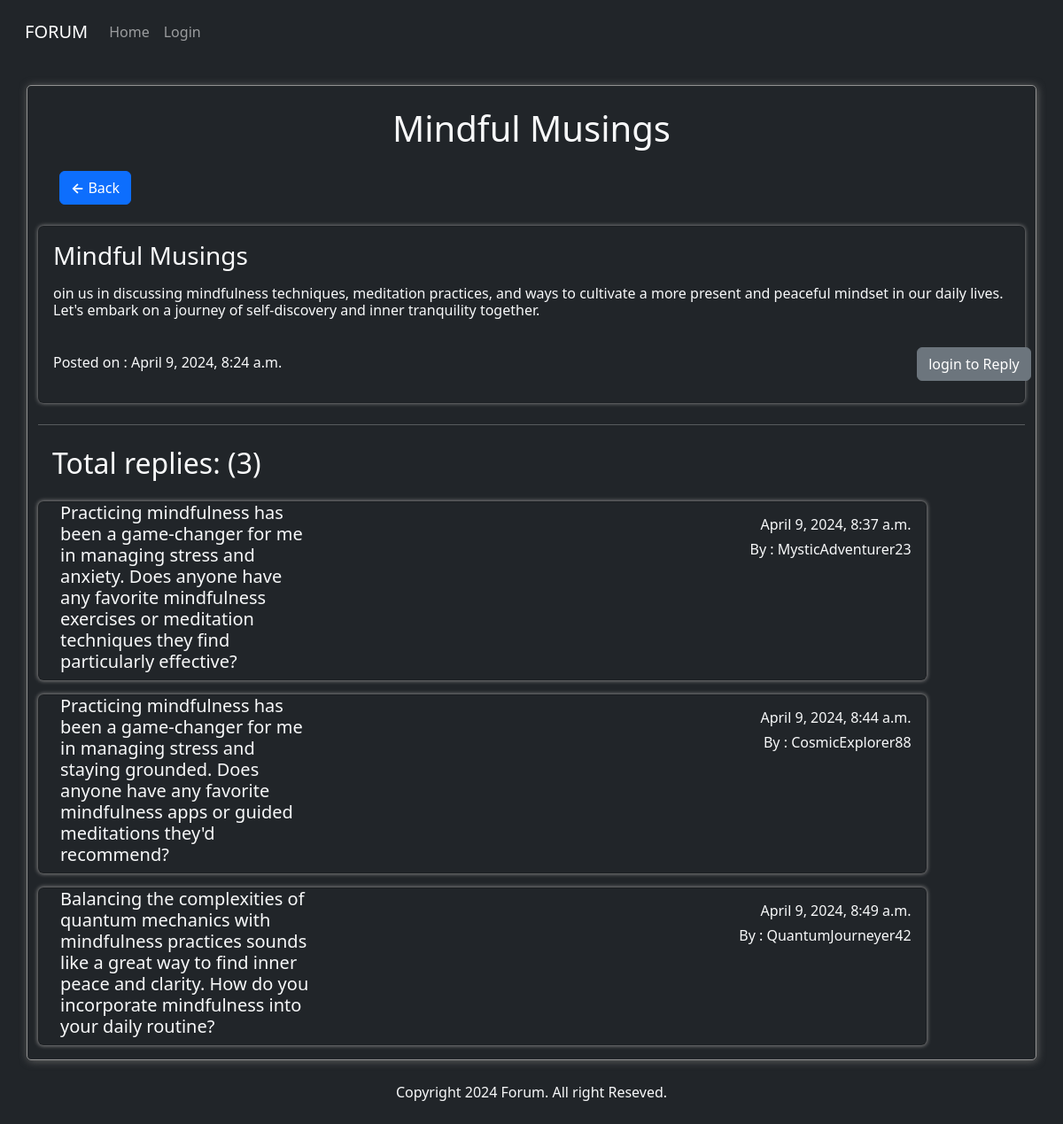
Screenshot of /thread/13 with the database file from the repository.
### forumapp/models.py (models this page shows, shortened)
class Thread(models.Model):
    title = models.CharField(max_length=40)
    description = models.CharField(max_length=600)
    date_created = models.DateTimeField(auto_now_add=True)

class Reply(models.Model):
    thread = models.ForeignKey(Thread, on_delete=models.CASCADE)
    user = models.ForeignKey(User, on_delete=models.CASCADE)
    message = models.TextField()
    date_created = models.DateTimeField(auto_now_add=True)

### forumapp/views.py (the view)
# urls.py: path('thread/<int:thread_id>',views.thread,name='thread'),
def thread(request, thread_id):
    the_thread = Thread.objects.get(pk=thread_id)
    if request.method == 'POST':
        form = ReplyForm(request.POST)
        if form.is_valid():
            reply = form.save(commit=False)
            reply.thread = the_thread
            reply.user = request.user
            reply.save()
            return redirect('thread', thread_id=the_thread.id)
    else:
        form = ReplyForm()
    return render(request, 'forumapp/thread.html',{'form':form, 'thread':the_thread})

### templates/forumapp/thread.html (shortened to what this page needs)
{% extends 'forumapp/base.html' %}
{% block body %}
<div class="container my-container my-4 bg-dark">
    <center>
        <h1 class="my-4 text-light">{{ thread.title }}</h1>
    </center>
    <p>
        <a class="btn btn-primary mx-4" type="button" href="{% url 'index' %}">
            <strong>&larr;</strong> Back
        </a>
    </p>
    <div class="card my-4 bg-dark text-light" style="width: 100%;box-shadow: 0px 0px 5px 0px rgb(150,150,150);">
        <div class="card-body">
            <h3 class="card-title">{{ thread.title }}</h3>
            <h6 class="card-text mb-4 mt-3">{{ thread.description }}</h6>
            <span>Posted on : {{ thread.date_created }}</span>
            {% if user.is_authenticated %}
            <a href="#post-reply" class="btn btn-secondary my-2" style="position: relative; right:-66%;">Post Reply</a>
            {% else %}
            <a href="{% url 'login' %}" class="btn btn-secondary my-2" style="position: relative; right:-66%;">login to Reply</a>
            {% endif %}
        </div>
    </div>
    <hr class="text-light my-4">
    <h2 class="my-4 mx-3 text-light">Total replies: ({{ thread.reply_set.count }})</h2>
    {% for reply in thread.reply_set.all %}
    <div class="card mb-3 bg-dark text-light" style="max-width: 90%; box-shadow: 0px 0px 4px 1px grey">
        <div class="row g-0">
            <div class="col-md-4" style="display: flex; justify-items:center; align-items:center">
                <h5 class="mx-4">{{ reply.message }}</h5>
            </div>
            <div class="col-md-8">
                <div class="card-body">
                    <h6 class="card-text" style="text-align: right;">{{ reply.date_created }}</h6>
                    <h6 class="card-text" style="text-align: right;">By : {{ reply.user.username }} </h6>
                </div>
            </div>
        </div>
    </div>
    {% endfor %}
</div>
<footer class="text-light mb-4">
    <center>Copyright {% now "Y" %} Forum. All right Reseved.</center>
</footer>
{% endblock %}

### static/forumapp/css/style.css (style rules this page uses)
.my-container { border: 1px solid rgb(145, 145, 145); box-shadow: 1px 1px 10px 0px rgb(100, 100, 100); border-radius: 5px; }

### rows the page displays
Thread: title "Mindful Musings", description "oin us in discussing mindfulness techniques, meditation practices, and ways to cultivate a more present and peaceful mindset in our daily lives. Let's embark on a journey of self-discovery and inner tranquility together.", date_created "April 9, 2024, 8:24 a.m.", reply_set.count "3"
Reply: message "Practicing mindfulness has been a game-changer for me in managing stress and anxiety. Does anyone have any favorite mindfulness exercises or meditation techniques they find particularly effective?", date_created "April 9, 2024, 8:37 a.m.", user.username "MysticAdventurer23"
Reply: message "Practicing mindfulness has been a game-changer for me in managing stress and staying grounded. Does anyone have any favorite mindfulness apps or guided meditations they'd recommend?", date_created "April 9, 2024, 8:44 a.m.", user.username "CosmicExplorer88"
Reply: message "Balancing the complexities of quantum mechanics with mindfulness practices sounds like a great way to find inner peace and clarity. How do you incorporate mindfulness into your daily routine?", date_created "April 9, 2024, 8:49 a.m.", user.username "QuantumJourneyer42"
